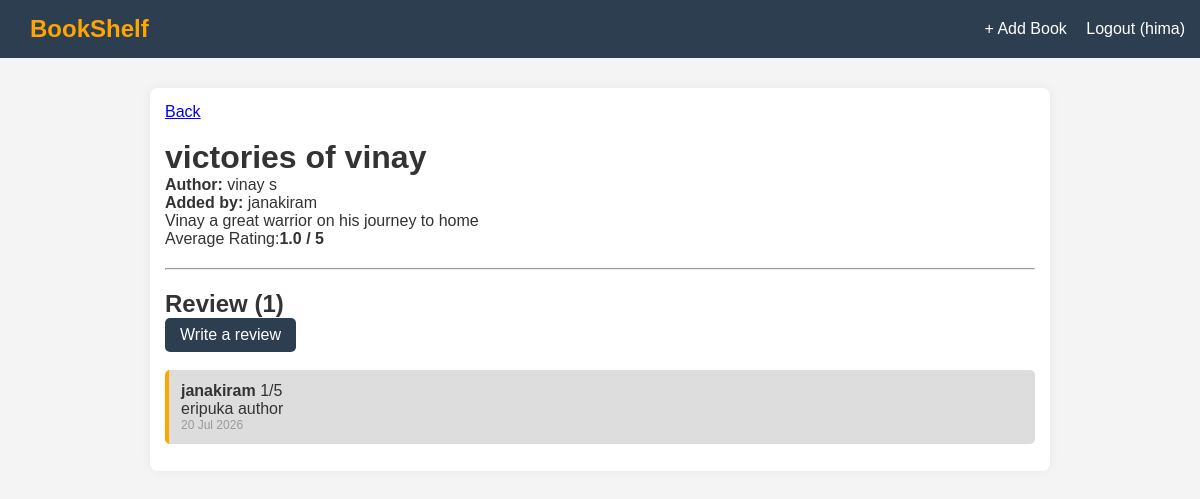
Screenshot of /book/1/ (signed in) with the database file from the repository.
### books/models.py (models this page shows, shortened)
class Book(models.Model):
    title = models.CharField(max_length=200)
    author = models.CharField(max_length=200)
    cover = models.ImageField(upload_to='covers/', blank=True)
    description = models.TextField(blank=True)
    added_by = models.ForeignKey(
        settings.AUTH_USER_MODEL,
        on_delete=models.CASCADE,
        related_name='books'
    )
    created_at = models.DateTimeField(auto_now_add=True)

class Review(models.Model):
    book = models.ForeignKey(Book, on_delete=models.CASCADE, related_name='reviews')
    user = models.ForeignKey(settings.AUTH_USER_MODEL, on_delete=models.CASCADE)
    rating = models.IntegerField()
    comment = models.TextField(blank=True)
    created_at = models.DateTimeField(auto_now_add=True)

### books/views.py (the view)
# urls.py: path('book/<int:pk>/', views.book_details, name='book_detail'),
def book_details(request, pk):
    book = get_object_or_404(Book, pk=pk)
    reviews = book.reviews.select_related('user').order_by('-created_at')
    avg = reviews.aggregate(avg_rating=Avg('rating'))['avg_rating']
    return render(request, 'books/book_details.html', {
        'book': book,
        'reviews': reviews,
        'avg': avg,
    })

### books/templates/books/book_details.html (shortened to what this page needs)
{% extends 'base.html' %}
{% block content %}
    <a href="{% url 'book_list' %}">Back</a>
    <br><br>
    <h1>{{book.title}}</h1>
    <p><strong>Author:</strong> {{ book.author }}</p>
    <p><strong>Added by:</strong> {{ book.added_by.username }}</p>
    {% if book.description %}
        <p>{{ book.description}}</p>
    {% endif %}
    {% if avg %}
        <p>Average Rating:<strong>{{ avg|floatformat:1}} / 5</strong></p>
    {% endif %}
    <hr style="margin:20px 0;">
    <h2>Review ({{ reviews|length }})</h2>
    {% if user.is_authenticated %}
        <a class="btn" href="{% url 'add_review' book.pk %}">Write a review</a>
        <br><br>
    {% endif %}
    {% for review in reviews %}
        <div class="review">
             <p><strong>{{ review.user.username }}</strong> {{ review.rating }}/5</p>
            <p>{{ review.comment }}</p>
            <p style="font-size:12px; color:#999;">{{ review.created_at|date:"d M Y"}}</p>
            </div>
    {% empty %}
        <p>No reviews yet.</p>
    {% endfor %}
{% endblock %}

### templates/base.html (shortened to what this page needs)
{% load static %}
<!DOCTYPE html>
<html lang="en">
<head>
    <link rel="stylesheet" href="{% static 'style.css' %}">
</head>
<body>
    <nav>
        <a class="brand" href="{% url 'book_list' %}">BookShelf</a>
        <div>
            {% if user.is_authenticated %}
                <a href="{% url 'book_add' %}">+ Add Book</a>
                <a href="{% url 'logout' %}">Logout ({{ user.username }})</a>
            {% else %}
                <a href="{% url 'login' %}">Login</a>
            {% endif %}
        </div>
    </nav>
    <div class="container">
        {% block content %}{% endblock %}
    </div>
</body>
</html>

### static/style.css (style rules this page uses)
* { margin: 0; padding: 0; box-sizing: border-box; }
body { font-family: Arial, Helvetica, sans-serif; background: #f4f4f4; color: #333; }
nav { display: flex; justify-content: space-between; background: #2c3e50; padding: 15px; align-items: center; }
nav a { color: white; text-decoration: none; margin-left: 15px; }
.brand { font-size: 24px; font-weight: bold; color: orange; }
.container { max-width: 900px; margin: 30px auto; padding: 15px; background: white; border-radius: 8px; box-shadow: 0 0 12px rgba(0,0,0,0.05); }
.btn { display: inline-block; padding: 8px 15px; background: #2c3e50; color: white; text-decoration: none; border-radius: 5px; }
.review { background: #ddd; padding: 12px; margin-bottom: 12px; border-left: 4px solid orange; border-radius: 5px; }

### rows the page displays
Book: title "victories of vinay", author "vinay s", added_by.username "janakiram", description "Vinay a great warrior on his journey to home"
Review: user.username "janakiram", rating "1", comment "eripuka author", created_at "20 Jul 2026"

### other values shown
{{ user.username }} "hima"
{{ avg|floatformat:1 }} "1.0"
{{ reviews|length }} "1"
